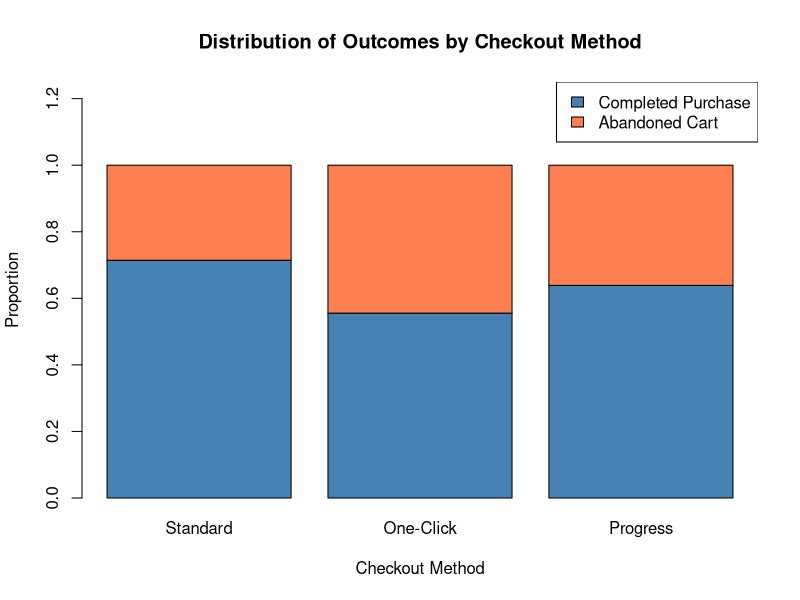

Reproduce this figure in R.
# ------------------------------------------------------------------------------
# CHI-SQUARE TEST OF INDEPENDENCE (From Summary Table)
# ------------------------------------------------------------------------------

# 1. Enter the counts row-by-row (Row 1: Completed, Row 2: Abandoned)
checkout_counts <- matrix(c(20, 15, 23,   # Completed Purchase
                            8, 12, 13),  # Abandoned Cart
                          nrow = 2, 
                          byrow = TRUE)

# 2. Add row and column names
rownames(checkout_counts) <- c("Completed Purchase", "Abandoned Cart")
colnames(checkout_counts) <- c("Standard", "One-Click", "Progress")

# Display the 2-way table in console
checkout_counts

# 3. Run the Chi-Square Test
chi_test <- chisq.test(checkout_counts)
chi_test

# 4. Check expected cell counts (Assumption check: all expected counts >= 5)
chi_test$expected

# ------------------------------------------------------------------------------
# 1. CALCULATE COLUMN PROPORTIONS
# ------------------------------------------------------------------------------
# margin = 2 computes proportions down each column (within each checkout group)
prop_table <- prop.table(checkout_counts, margin = 2)

# Display the calculated proportions in console
prop_table

# ------------------------------------------------------------------------------
# 2. Stacked Bar Chart (100% Stacked)
# ------------------------------------------------------------------------------
barplot(prop_table, 
        beside = FALSE,                       # Stacks bars on top of each other
        col = c("steelblue", "coral"),
        ylim = c(0, 1.25),                    # Leave headroom for the legend
        main = "Distribution of Outcomes by Checkout Method",
        xlab = "Checkout Method", 
        ylab = "Proportion")

legend("topright", 
       legend = rownames(prop_table), 
       fill = c("steelblue", "coral"))
